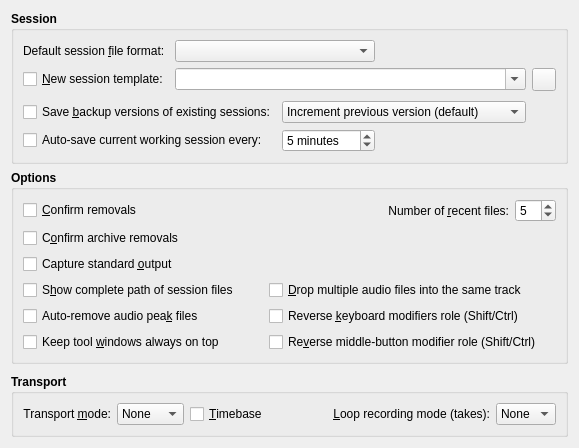
     <widget class="QWidget" name="GeneralTabPage">
      <attribute name="title">
       <string>&amp;General</string>
      </attribute>
      <layout class="QVBoxLayout">
       <item>
        <widget class="QGroupBox" name="GeneralSessionGroupBox">
         <property name="font">
          <font>
           <weight>75</weight>
           <bold>true</bold>
          </font>
         </property>
         <property name="title">
          <string>Session</string>
         </property>
         <property name="flat">
          <bool>true</bool>
         </property>
         <layout class="QGridLayout">
          <item row="0" column="0">
           <widget class="QLabel" name="SessionFormatTextLabel">
            <property name="font">
             <font>
              <weight>50</weight>
              <bold>false</bold>
             </font>
            </property>
            <property name="text">
             <string>Default session &amp;file format:</string>
            </property>
            <property name="buddy">
             <cstring>TransportModeComboBox</cstring>
            </property>
           </widget>
          </item>
          <item row="0" column="1" colspan="2">
           <widget class="QComboBox" name="SessionFormatComboBox">
            <property name="font">
             <font>
              <weight>50</weight>
              <bold>false</bold>
             </font>
            </property>
            <property name="toolTip">
             <string>Default session file format (suffix)</string>
            </property>
           </widget>
          </item>
          <item row="0" column="2" colspan="2">
           <spacer>
            <property name="orientation">
             <enum>Qt::Horizontal</enum>
            </property>
            <property name="sizeHint">
             <size>
              <width>120</width>
              <height>20</height>
             </size>
            </property>
           </spacer>
          </item>
          <item row="1" column="0">
           <widget class="QCheckBox" name="SessionTemplateCheckBox">
            <property name="font">
             <font>
              <weight>50</weight>
              <bold>false</bold>
             </font>
            </property>
            <property name="toolTip">
             <string>Whether to create new sessions based on template</string>
            </property>
            <property name="text">
             <string>&amp;New session template:</string>
            </property>
           </widget>
          </item>
          <item row="1" column="1" colspan="4">
           <widget class="QComboBox" name="SessionTemplatePathComboBox">
            <property name="sizePolicy">
             <sizepolicy hsizetype="Expanding" vsizetype="Fixed">
              <horstretch>1</horstretch>
              <verstretch>0</verstretch>
             </sizepolicy>
            </property>
            <property name="minimumSize">
             <size>
              <width>320</width>
              <height>0</height>
             </size>
            </property>
            <property name="font">
             <font>
              <weight>50</weight>
              <bold>false</bold>
             </font>
            </property>
            <property name="toolTip">
             <string>New session template</string>
            </property>
            <property name="editable">
             <bool>true</bool>
            </property>
           </widget>
          </item>
          <item row="1" column="5">
           <widget class="QToolButton" name="SessionTemplatePathToolButton">
            <property name="minimumSize">
             <size>
              <width>22</width>
              <height>22</height>
             </size>
            </property>
            <property name="maximumSize">
             <size>
              <width>24</width>
              <height>24</height>
             </size>
            </property>
            <property name="font">
             <font>
              <weight>50</weight>
              <bold>false</bold>
             </font>
            </property>
            <property name="toolTip">
             <string>Browse for new session template</string>
            </property>
            <property name="icon">
             <iconset resource="qtractor.qrc">:/images/fileOpen.png</iconset>
            </property>
           </widget>
          </item>
          <item row="2" column="0" colspan="5">
           <spacer>
            <property name="orientation">
             <enum>Qt::Vertical</enum>
            </property>
            <property name="sizeHint">
             <size>
              <width>20</width>
              <height>4</height>
             </size>
            </property>
           </spacer>
          </item>
          <item row="3" column="0" colspan="2">
           <widget class="QCheckBox" name="SessionBackupCheckBox">
            <property name="font">
             <font>
              <weight>50</weight>
              <bold>false</bold>
             </font>
            </property>
            <property name="toolTip">
             <string>Whether to save backup versions of existing sessions</string>
            </property>
            <property name="text">
             <string>Save &amp;backup versions of existing sessions:</string>
            </property>
           </widget>
          </item>
          <item row="3" column="2" colspan="3">
           <widget class="QComboBox" name="SessionBackupModeComboBox">
            <property name="font">
             <font>
              <weight>50</weight>
              <bold>false</bold>
             </font>
            </property>
            <property name="toolTip">
             <string>Which mode to rename existing session files</string>
            </property>
            <item>
             <property name="text">
              <string>Increment previous version (default)</string>
             </property>
            </item>
            <item>
             <property name="text">
              <string>Increment current version</string>
             </property>
            </item>
           </widget>
          </item>
          <item row="4" column="0" colspan="2">
           <widget class="QCheckBox" name="SessionAutoSaveCheckBox">
            <property name="font">
             <font>
              <weight>50</weight>
              <bold>false</bold>
             </font>
            </property>
            <property name="toolTip">
             <string>Whether to enable session auto-save (crash-recovery)</string>
            </property>
            <property name="text">
             <string>Auto-save current working session every:</string>
            </property>
           </widget>
          </item>
          <item row="4" column="2">
           <widget class="QSpinBox" name="SessionAutoSaveSpinBox">
            <property name="font">
             <font>
              <weight>50</weight>
              <bold>false</bold>
             </font>
            </property>
            <property name="toolTip">
             <string>Auto-save period (minutes)</string>
            </property>
            <property name="suffix">
             <string> minutes</string>
            </property>
            <property name="minimum">
             <number>2</number>
            </property>
            <property name="maximum">
             <number>120</number>
            </property>
            <property name="value">
             <number>5</number>
            </property>
           </widget>
          </item>
         </layout>
        </widget>
       </item>
       <item>
        <widget class="QGroupBox" name="GeneralOptionsGroupBox">
         <property name="font">
          <font>
           <weight>75</weight>
           <bold>true</bold>
          </font>
         </property>
         <property name="title">
          <string>Options</string>
         </property>
         <property name="flat">
          <bool>true</bool>
         </property>
         <layout class="QGridLayout">
          <item row="0" column="0">
           <widget class="QCheckBox" name="ConfirmRemoveCheckBox">
            <property name="font">
             <font>
              <weight>50</weight>
              <bold>false</bold>
             </font>
            </property>
            <property name="toolTip">
             <string>Whether to ask for confirmation on removal</string>
            </property>
            <property name="text">
             <string>&amp;Confirm removals</string>
            </property>
           </widget>
          </item>
          <item row="1" column="0">
           <widget class="QCheckBox" name="ConfirmArchiveCheckBox">
            <property name="font">
             <font>
              <weight>50</weight>
              <bold>false</bold>
             </font>
            </property>
            <property name="toolTip">
             <string>Whether to ask for confirmation on archive directory removal</string>
            </property>
            <property name="text">
             <string>C&amp;onfirm archive removals</string>
            </property>
           </widget>
          </item>
          <item row="0" column="2">
           <widget class="QLabel" name="MaxRecentFilesTextLabel">
            <property name="font">
             <font>
              <weight>50</weight>
              <bold>false</bold>
             </font>
            </property>
            <property name="text">
             <string>Number of &amp;recent files:</string>
            </property>
            <property name="alignment">
             <set>Qt::AlignRight|Qt::AlignVCenter</set>
            </property>
            <property name="buddy">
             <cstring>MaxRecentFilesSpinBox</cstring>
            </property>
           </widget>
          </item>
          <item row="0" column="3">
           <widget class="QSpinBox" name="MaxRecentFilesSpinBox">
            <property name="sizePolicy">
             <sizepolicy hsizetype="Fixed" vsizetype="Fixed">
              <horstretch>0</horstretch>
              <verstretch>0</verstretch>
             </sizepolicy>
            </property>
            <property name="font">
             <font>
              <weight>50</weight>
              <bold>false</bold>
             </font>
            </property>
            <property name="toolTip">
             <string>The maximum number of recent files to keep in menu</string>
            </property>
            <property name="minimum">
             <number>0</number>
            </property>
            <property name="maximum">
             <number>20</number>
            </property>
            <property name="value">
             <number>5</number>
            </property>
           </widget>
          </item>
          <item row="2" column="0">
           <widget class="QCheckBox" name="StdoutCaptureCheckBox">
            <property name="font">
             <font>
              <weight>50</weight>
              <bold>false</bold>
             </font>
            </property>
            <property name="toolTip">
             <string>Whether to capture standard output (stdout/stderr) into messages window</string>
            </property>
            <property name="text">
             <string>Capture standard &amp;output</string>
            </property>
           </widget>
          </item>
          <item row="3" column="0">
           <widget class="QCheckBox" name="CompletePathCheckBox">
            <property name="font">
             <font>
              <weight>50</weight>
              <bold>false</bold>
             </font>
            </property>
            <property name="toolTip">
             <string>Whether to show the complete directory path of loaded session files</string>
            </property>
            <property name="text">
             <string>S&amp;how complete path of session files</string>
            </property>
           </widget>
          </item>
          <item row="4" column="0">
           <widget class="QCheckBox" name="PeakAutoRemoveCheckBox">
            <property name="font">
             <font>
              <weight>50</weight>
              <bold>false</bold>
             </font>
            </property>
            <property name="toolTip">
             <string>Whether to remove audio peak files on session close</string>
            </property>
            <property name="text">
             <string>Auto-remove audio pea&amp;k files</string>
            </property>
           </widget>
          </item>
          <item row="5" column="0">
           <widget class="QCheckBox" name="KeepToolsOnTopCheckBox">
            <property name="font">
             <font>
              <weight>50</weight>
              <bold>false</bold>
             </font>
            </property>
            <property name="toolTip">
             <string>Whether to keep all tool windows on top of the main window</string>
            </property>
            <property name="text">
             <string>Keep tool &amp;windows always on top</string>
            </property>
           </widget>
          </item>
          <item row="3" column="2" colspan="2">
           <widget class="QCheckBox" name="TrackViewDropSpanCheckBox">
            <property name="font">
             <font>
              <weight>50</weight>
              <bold>false</bold>
             </font>
            </property>
            <property name="toolTip">
             <string>Whether to try dropping multiple audio files into the same track</string>
            </property>
            <property name="text">
             <string>&amp;Drop multiple audio files into the same track</string>
            </property>
           </widget>
          </item>
          <item row="4" column="2" colspan="2">
           <widget class="QCheckBox" name="ShiftKeyModifierCheckBox">
            <property name="font">
             <font>
              <weight>50</weight>
              <bold>false</bold>
             </font>
            </property>
            <property name="toolTip">
             <string>Whether to reverse keyboard modifiers role on transport positioning (Shift/Ctrl)</string>
            </property>
            <property name="text">
             <string>Reverse &amp;keyboard modifiers role (Shift/Ctrl)</string>
            </property>
           </widget>
          </item>
          <item row="5" column="2" colspan="2">
           <widget class="QCheckBox" name="MidButtonModifierCheckBox">
            <property name="font">
             <font>
              <weight>50</weight>
              <bold>false</bold>
             </font>
            </property>
            <property name="toolTip">
             <string>Whether to reverse mouse middle-button role on keyboard modifiers (Shift/Ctrl)</string>
            </property>
            <property name="text">
             <string>Re&amp;verse middle-button modifier role (Shift/Ctrl)</string>
            </property>
           </widget>
          </item>
         </layout>
        </widget>
       </item>
       <item>
        <spacer>
         <property name="orientation">
          <enum>Qt::Vertical</enum>
         </property>
         <property name="sizeHint">
          <size>
           <width>20</width>
           <height>4</height>
          </size>
         </property>
        </spacer>
       </item>
       <item>
        <widget class="QGroupBox" name="GeneralTransportGroupBox">
         <property name="font">
          <font>
           <weight>75</weight>
           <bold>true</bold>
          </font>
         </property>
         <property name="title">
          <string>Transport</string>
         </property>
         <property name="flat">
          <bool>true</bool>
         </property>
         <layout class="QGridLayout">
          <item row="0" column="0">
           <widget class="QLabel" name="TransportModeTextLabel">
            <property name="font">
             <font>
              <weight>50</weight>
              <bold>false</bold>
             </font>
            </property>
            <property name="text">
             <string>Transport &amp;mode:</string>
            </property>
            <property name="alignment">
             <set>Qt::AlignRight|Qt::AlignVCenter</set>
            </property>
            <property name="buddy">
             <cstring>TransportModeComboBox</cstring>
            </property>
           </widget>
          </item>
          <item row="0" column="1">
           <widget class="QComboBox" name="TransportModeComboBox">
            <property name="font">
             <font>
              <weight>50</weight>
              <bold>false</bold>
             </font>
            </property>
            <property name="toolTip">
             <string>Transport control mode (JACK)</string>
            </property>
            <item>
             <property name="icon">
              <iconset resource="qtractor.qrc">:/images/transportModeNone.png</iconset>
             </property>
             <property name="text">
              <string>None</string>
             </property>
            </item>
            <item>
             <property name="icon">
              <iconset resource="qtractor.qrc">:/images/transportModeSlave.png</iconset>
             </property>
             <property name="text">
              <string>Slave</string>
             </property>
            </item>
            <item>
             <property name="icon">
              <iconset resource="qtractor.qrc">:/images/transportModeMaster.png</iconset>
             </property>
             <property name="text">
              <string>Master</string>
             </property>
            </item>
            <item>
             <property name="icon">
              <iconset resource="qtractor.qrc">:/images/transportModeFull.png</iconset>
             </property>
             <property name="text">
              <string>Full</string>
             </property>
            </item>
           </widget>
          </item>
          <item row="0" column="2">
           <widget class="QCheckBox" name="TimebaseCheckBox">
            <property name="font">
             <font>
              <weight>50</weight>
              <bold>false</bold>
             </font>
            </property>
            <property name="toolTip">
             <string>Whether to start as timebase master (JACK)</string>
            </property>
            <property name="text">
             <string>&amp;Timebase</string>
            </property>
           </widget>
          </item>
          <item row="0" column="3">
           <spacer>
            <property name="orientation">
             <enum>Qt::Horizontal</enum>
            </property>
            <property name="sizeHint">
             <size>
              <width>20</width>
              <height>20</height>
             </size>
            </property>
           </spacer>
          </item>
          <item row="0" column="4">
           <widget class="QLabel" name="LoopRecordingModeTextLabel">
            <property name="font">
             <font>
              <weight>50</weight>
              <bold>false</bold>
             </font>
            </property>
            <property name="text">
             <string>&amp;Loop recording mode (takes):</string>
            </property>
            <property name="alignment">
             <set>Qt::AlignRight|Qt::AlignVCenter</set>
            </property>
            <property name="buddy">
             <cstring>LoopRecordingModeComboBox</cstring>
            </property>
           </widget>
          </item>
          <item row="0" column="5">
           <widget class="QComboBox" name="LoopRecordingModeComboBox">
            <property name="font">
             <font>
              <weight>50</weight>
              <bold>false</bold>
             </font>
            </property>
            <property name="toolTip">
             <string>Loop recording mode (takes)</string>
            </property>
            <item>
             <property name="text">
              <string>None</string>
             </property>
            </item>
            <item>
             <property name="text">
              <string>First</string>
             </property>
            </item>
            <item>
             <property name="text">
              <string>Last</string>
             </property>
            </item>
           </widget>
          </item>
         </layout>
        </widget>
       </item>
      </layout>
     </widget>
